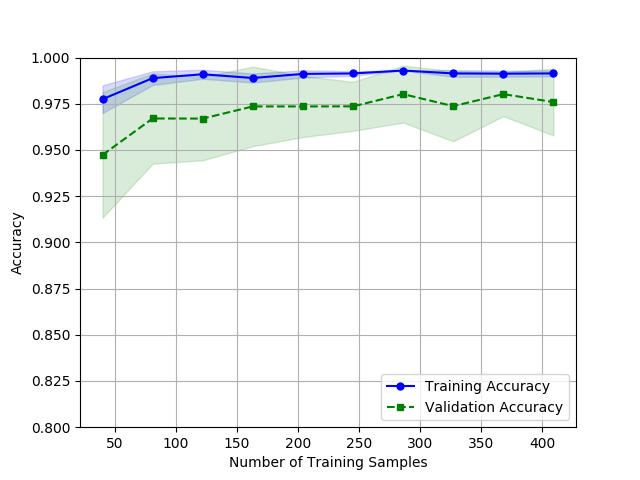

The script that drew this image:
import numpy as np
import matplotlib.pyplot as plt
from BCW import get_cancer_data
from sklearn.preprocessing import StandardScaler
from sklearn.linear_model import LogisticRegression
from sklearn.pipeline import Pipeline
from sklearn.learning_curve import learning_curve

pipe_lr = Pipeline(
    [('scl', StandardScaler()), ('clf', LogisticRegression(random_state=0))])

X_train, X_test, y_train, y_test = get_cancer_data()

train_sizes, train_scores, test_scores = learning_curve(
    estimator=pipe_lr, X=X_train, y=y_train, train_sizes=np.linspace(0.1, 1.0, 10), cv=10, n_jobs=1)

train_mean = np.mean(train_scores, axis=1)
train_std = np.std(train_scores, axis=1)
test_mean = np.mean(test_scores, axis=1)
test_std = np.std(test_scores, axis=1)
plt.plot(train_sizes, train_mean, color='blue', marker='o',
         markersize=5, label='Training Accuracy')
plt.fill_between(train_sizes, train_mean + train_std,
                 train_mean-train_std, alpha=0.15, color='blue')
plt.plot(train_sizes, test_mean, color='green', marker='s',
         markersize=5, linestyle='--', label='Validation Accuracy')
plt.fill_between(train_sizes, test_mean + test_std,
                 test_mean-test_std, alpha=0.15, color='green')
plt.grid()
plt.xlabel('Number of Training Samples')
plt.ylabel('Accuracy')
plt.ylim([0.8, 1.0])
plt.legend(loc='lower right')
plt.show()
